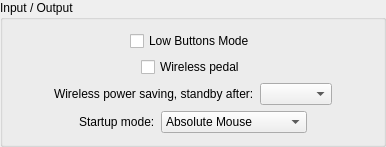
             <widget class="QGroupBox" name="inputBox">
              <property name="title">
               <string>Input / Output</string>
              </property>
              <layout class="QGridLayout" name="gridLayout_7">
               <item row="0" column="0" alignment="Qt::AlignHCenter">
                <widget class="QCheckBox" name="lowButtonsToggle">
                 <property name="toolTip">
                  <string/>
                 </property>
                 <property name="whatsThis">
                  <string>&lt;html&gt;&lt;head/&gt;&lt;body&gt;&lt;p&gt;This setting determines how &lt;span style=&quot; font-style:italic;&quot;&gt;Button A&lt;/span&gt; &amp;amp; &lt;span style=&quot; font-style:italic;&quot;&gt;Button B&lt;/span&gt; behaves during normal use.&lt;/p&gt;&lt;p&gt;&lt;span style=&quot; font-weight:700;&quot;&gt;When Enabled, &lt;/span&gt;&lt;span style=&quot; font-style:italic;&quot;&gt;Button A&lt;/span&gt; &amp;amp; &lt;span style=&quot; font-style:italic;&quot;&gt;Button B&lt;/span&gt; will perform different functions when aiming off-screen, instead actuating the functions of &lt;span style=&quot; font-style:italic;&quot;&gt;Start&lt;/span&gt; &amp;amp; &lt;span style=&quot; font-style:italic;&quot;&gt;Select&lt;/span&gt; respectively.&lt;br/&gt;&lt;span style=&quot; font-weight:700;&quot;&gt;When Disabled,&lt;/span&gt; all buttons will perform the same functions, regardless of aiming off-screen or not.&lt;/p&gt;&lt;p&gt;Enabled is recommended for lightguns &lt;span style=&quot; font-weight:700;&quot;&gt;with two or less sub buttons.&lt;/span&gt;&lt;/p&gt;&lt;/body&gt;&lt;/html&gt;</string>
                 </property>
                 <property name="accessibleName">
                  <string>Low Buttons Mode Toggle</string>
                 </property>
                 <property name="text">
                  <string>Low Buttons Mode</string>
                 </property>
                 <property name="trackable" stdset="0">
                  <number>1</number>
                 </property>
                </widget>
               </item>
               <item row="1" column="0" alignment="Qt::AlignHCenter">
                <widget class="QCheckBox" name="pedalWirelessToggle">
                 <property name="toolTip">
                  <string/>
                 </property>
                 <property name="whatsThis">
                  <string>&lt;html&gt;&lt;head/&gt;&lt;body&gt;&lt;p&gt;Enable if you use a &lt;span style=&quot; font-style:italic;&quot;&gt;wireless pedal.&lt;/span&gt;&lt;/p&gt;&lt;p&gt;With no pin mapped to &lt;span style=&quot; font-style:italic;&quot;&gt;Pedal&lt;/span&gt; or &lt;span style=&quot; font-style:italic;&quot;&gt;Alt Pedal,&lt;/span&gt; the only pedal the lightgun can have is a wireless one, and looking for it takes several seconds at every battery start. With this disabled the lightgun does not look for it at all and starts straight away.&lt;/p&gt;&lt;p&gt;&lt;span style=&quot; font-weight:700;&quot;&gt;This setting does nothing when a pin is mapped to either pedal:&lt;/span&gt; a wired pedal is always used, and no wireless one is looked for.&lt;/p&gt;&lt;/body&gt;&lt;/html&gt;</string>
                 </property>
                 <property name="accessibleName">
                  <string>Wireless Pedal Toggle</string>
                 </property>
                 <property name="text">
                  <string>Wireless pedal</string>
                 </property>
                 <property name="trackable" stdset="0">
                  <number>1</number>
                 </property>
                </widget>
               </item>
               <item row="2" column="0">
                <layout class="QHBoxLayout" name="standbyMinutesLayout">
                <item>
                 <spacer name="standbyMinutesSpacerLeft">
                  <property name="orientation">
                   <enum>Qt::Horizontal</enum>
                  </property>
                  <property name="sizeHint" stdset="0">
                   <size>
                    <width>40</width>
                    <height>20</height>
                   </size>
                  </property>
                 </spacer>
                </item>
                 <item>
                  <widget class="QLabel" name="label_standbyMinutes">
                   <property name="text">
                    <string>Wireless power saving, standby after:</string>
                   </property>
                  </widget>
                 </item>
                 <item>
                  <widget class="QComboBox" name="standbyMinutesBox">
                   <property name="whatsThis">
                    <string>&lt;html&gt;&lt;head/&gt;&lt;body&gt;&lt;p&gt;Power saving, only when the lightgun works &lt;span style=&quot; font-weight:700;&quot;&gt;wireless on battery.&lt;/span&gt;&lt;/p&gt;&lt;p&gt;After the selected time of inactivity, the lightgun goes into standby. Pull the trigger to resume.&lt;/p&gt;&lt;p&gt;&lt;span style=&quot; font-style:italic;&quot;&gt;Disabled&lt;/span&gt; keeps it always awake.&lt;/p&gt;&lt;p&gt;&lt;span style=&quot; font-weight:700; font-style:italic;&quot;&gt;Default:&lt;/span&gt;&lt;span style=&quot; font-style:italic;&quot;&gt; 15 minutes&lt;/span&gt;&lt;/p&gt;&lt;/body&gt;&lt;/html&gt;</string>
                   </property>
                   <property name="accessibleName">
                    <string>Wireless Power Saving</string>
                   </property>
                   <property name="trackable" stdset="0">
                    <number>1</number>
                   </property>
                  </widget>
                 </item>
                <item>
                 <spacer name="standbyMinutesSpacerRight">
                  <property name="orientation">
                   <enum>Qt::Horizontal</enum>
                  </property>
                  <property name="sizeHint" stdset="0">
                   <size>
                    <width>40</width>
                    <height>20</height>
                   </size>
                  </property>
                 </spacer>
                </item>
                </layout>
               </item>
               <item row="3" column="0">
                <layout class="QHBoxLayout" name="bootOutputLayout">
                <item>
                 <spacer name="bootOutputSpacerLeft">
                  <property name="orientation">
                   <enum>Qt::Horizontal</enum>
                  </property>
                  <property name="sizeHint" stdset="0">
                   <size>
                    <width>40</width>
                    <height>20</height>
                   </size>
                  </property>
                 </spacer>
                </item>
                 <item>
                  <widget class="QLabel" name="label_bootOutput">
                   <property name="text">
                    <string>Startup mode:</string>
                   </property>
                  </widget>
                 </item>
                 <item>
                  <widget class="QComboBox" name="bootOutputModeBox">
                   <property name="whatsThis">
                    <string>&lt;html&gt;&lt;head/&gt;&lt;body&gt;&lt;p&gt;What the lightgun is to the computer &lt;span style=&quot; font-weight:700;&quot;&gt;the moment you switch it on.&lt;/span&gt;&lt;/p&gt;&lt;p&gt;&lt;span style=&quot; font-style:italic;&quot;&gt;Absolute Mouse&lt;/span&gt; is the default and what the lightgun has always done: aiming moves the mouse pointer.&lt;/p&gt;&lt;p&gt;The two &lt;span style=&quot; font-style:italic;&quot;&gt;Gamepad&lt;/span&gt; settings turn it into a controller instead, with the aim riding one of the two analog sticks. That is what MiSTer FPGA, several frontends and two-player setups on Windows expect. If the aim ends up on the wrong stick, pick the other one.&lt;/p&gt;&lt;p&gt;This only decides how it starts. While you play you can change it &lt;span style=&quot; font-weight:700;&quot;&gt;temporarily&lt;/span&gt;, until the lightgun is switched off:&lt;/p&gt;&lt;p&gt;&lt;span style=&quot; font-weight:700;&quot;&gt;Pause menu:&lt;/span&gt; enable &lt;span style=&quot; font-style:italic;&quot;&gt;Simple Pause Menu&lt;/span&gt; in &lt;span style=&quot; font-style:italic;&quot;&gt;UI and UX&lt;/span&gt;, save, then pause (C + Select or Home) and choose &lt;span style=&quot; font-style:italic;&quot;&gt;Output Mode&lt;/span&gt;. In the default Hotkey pause mode use Select + Up / Select + Down.&lt;/p&gt;&lt;p&gt;&lt;span style=&quot; font-weight:700;&quot;&gt;Serial commands&lt;/span&gt; (force feedback programs, scripts): &lt;tt&gt;M0x0&lt;/tt&gt; mouse, &lt;tt&gt;M0x1&lt;/tt&gt; gamepad with the aim on the right stick, &lt;tt&gt;M0x1L&lt;/tt&gt; on the left stick.&lt;/p&gt;&lt;/body&gt;&lt;/html&gt;</string>
                   </property>
                   <property name="accessibleName">
                    <string>Startup Mode</string>
                   </property>
                   <property name="trackable" stdset="0">
                    <number>1</number>
                   </property>
                   <item>
                    <property name="text">
                     <string>Absolute Mouse</string>
                    </property>
                   </item>
                   <item>
                    <property name="text">
                     <string>Gamepad (right stick)</string>
                    </property>
                   </item>
                   <item>
                    <property name="text">
                     <string>Gamepad (left stick)</string>
                    </property>
                   </item>
                  </widget>
                 </item>
                <item>
                 <spacer name="bootOutputSpacerRight">
                  <property name="orientation">
                   <enum>Qt::Horizontal</enum>
                  </property>
                  <property name="sizeHint" stdset="0">
                   <size>
                    <width>40</width>
                    <height>20</height>
                   </size>
                  </property>
                 </spacer>
                </item>
                </layout>
               </item>
              </layout>
             </widget>
